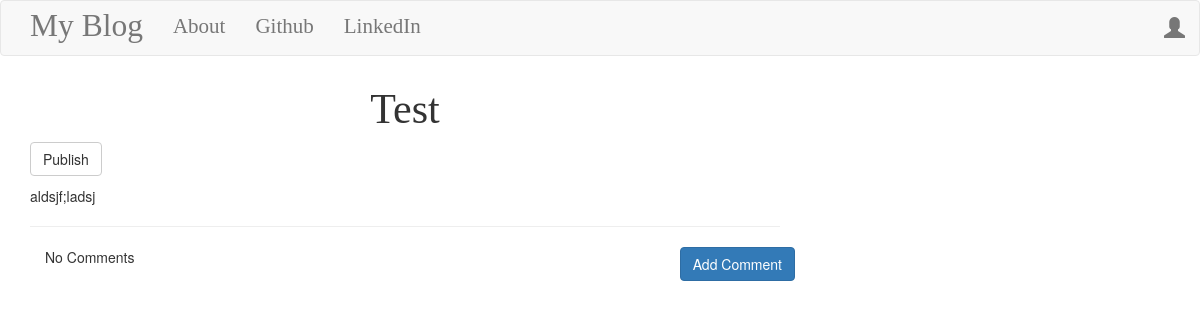
/post/1, run on an earlier commit of the app's database.
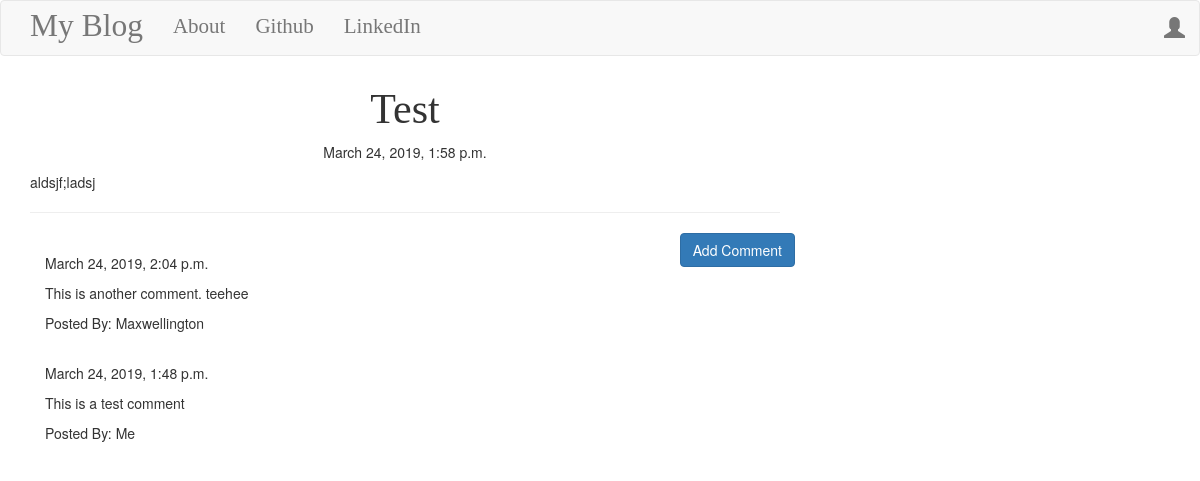
And on a later commit of the database.
### blog/models.py (models this page shows, shortened)
class Post(models.Model):
    author = models.ForeignKey('auth.User', on_delete=models.CASCADE)
    title = models.CharField(max_length=200)
    text = models.TextField()
    created_date = models.DateTimeField(default=timezone.now)
    published_date = models.DateTimeField(blank=True,null=True)

class Comment(models.Model):
    post = models.ForeignKey('blog.Post',related_name='comments', on_delete=models.CASCADE)
    author = models.CharField(max_length=200)
    text = models.TextField()
    created_date = models.DateTimeField(default=timezone.now)
    approved_comment = models.BooleanField(default=False)
    class Meta:
        ordering = ['-created_date']

### blog/views.py (the view)
# urls.py: re_path(r'^post/(?P<pk>\d+)$', views.PostDetailView.as_view(),name='post_detail'),
class PostDetailView(DetailView):
    model = Post

### blog/templates/blog/post_detail.html (shortened to what this page needs)
{% extends 'blog/base.html' %}
{% block content %}
<h1 class="posttitle loader">{{ post.title}}</h1>
{% if post.published_date %}
    <div class="date postdate">
        {{ post.published_date }}
    </div>
{% else %}
    <a class="btn btn-default" href="{% url 'post_publish' pk=post.pk %}">Publish</a>
{% endif %}
<p class="postcontent">{{ post.text|safe|linebreaksbr}}</p>
<hr>
<a class="btn btn-primary btn-comment" ref="{% url 'add_comment_to_post' pk=post.pk %}">Add Comment</a>
<div class="container">
    {% for comment in post.comments.all %}
    <br>
        {% if user.is_authenticated or comment.approved_comment %}
        {{comment.created_date}}
                <p>{{comment.text|safe|linebreaks}}</p>
                <p>Posted By: {{comment.author}}</p>
        {% endif %}
        {% empty %}
        <p>No Comments</p>
    {% endfor %}
</div>
{% endblock %}

What changed in the data, as far as the page shows it:
changed Post "Test": published_date (not shown) → "March 24, 2019, 1:58 p.m."
added Comment: created_date "March 24, 2019, 2:04 p.m.", text "This is another comment. teehee", author "Maxwellington"
added Comment: created_date "March 24, 2019, 1:48 p.m.", text "This is a test comment", author "Me"
Also different on the page:
text no longer shown: "Publish No Comments"
